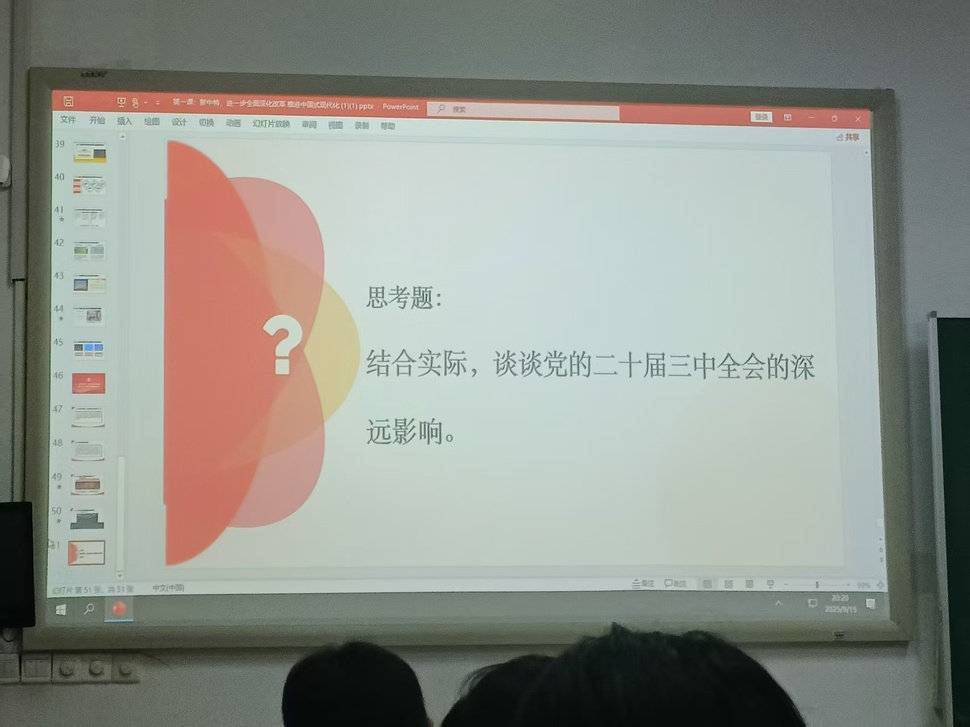
#> input picture Img/picture.jpg, 970 x 727 px, shrunk from 1706 x 1279 before the run
$ python photo_watermark.py Img/picture.jpg
#> lines starting #> are read from the running program, lines starting #| are printed output that depends on the picture
#!/usr/bin/env python3
# -*- coding: utf-8 -*-
"""
Photo Watermark Program
为图片添加基于EXIF拍摄时间的水印
"""

import os
import sys
import argparse
from datetime import datetime
from PIL import Image, ImageDraw, ImageFont
from PIL.ExifTags import TAGS
import glob

def get_exif_datetime(image_path):
    """
    从图片的EXIF信息中提取拍摄时间
    返回格式化的日期字符串 (YYYY-MM-DD)
    """
    try:
        with Image.open(image_path) as image:
            exifdata = image.getexif()

            # 查找日期时间信息
            datetime_str = None
            for tag_id in exifdata:
                tag = TAGS.get(tag_id, tag_id)
                data = exifdata.get(tag_id)

                # 查找拍摄时间相关的标签
                if tag in ['DateTime', 'DateTimeOriginal', 'DateTimeDigitized']:
                    if data:
                        datetime_str = data
                        break

            if datetime_str:
                # 解析EXIF日期格式 (YYYY:MM:DD HH:MM:SS)
                try:
                    dt = datetime.strptime(datetime_str, '%Y:%m:%d %H:%M:%S')
                    return dt.strftime('%Y-%m-%d')
                except ValueError:
                    pass

            # 如果没有找到EXIF日期，使用文件修改时间
            file_time = os.path.getmtime(image_path)
            dt = datetime.fromtimestamp(file_time)
            return dt.strftime('%Y-%m-%d')

    except Exception as e:
        print(f"读取EXIF信息失败 {image_path}: {e}")
        # 使用文件修改时间作为备选
        try:
            file_time = os.path.getmtime(image_path)
            dt = datetime.fromtimestamp(file_time)
            return dt.strftime('%Y-%m-%d')
        except:
            return datetime.now().strftime('%Y-%m-%d')

def get_text_position(img_width, img_height, text_width, text_height, position):
    """
    根据位置参数计算文本的坐标
    """
    positions = {
        'top-left': (10, 10),
        'top-center': ((img_width - text_width) // 2, 10),
        'top-right': (img_width - text_width - 10, 10),
        'center-left': (10, (img_height - text_height) // 2),
        'center': ((img_width - text_width) // 2, (img_height - text_height) // 2),
        'center-right': (img_width - text_width - 10, (img_height - text_height) // 2),
        'bottom-left': (10, img_height - text_height - 10),
        'bottom-center': ((img_width - text_width) // 2, img_height - text_height - 10),
        'bottom-right': (img_width - text_width - 10, img_height - text_height - 10)
    }
    return positions.get(position, positions['bottom-right'])

def add_watermark(image_path, output_path, font_size=24, color='white', position='bottom-right'):
    """
    为图片添加水印
    """
#> called with image_path = 'Img/picture.jpg', output_path = 'Img_watermark/picture_watermark.jpg', font_size = 24, color = 'white', position = 'bottom-right'
    try:
        # 打开图片
        with Image.open(image_path) as image:
            # 转换为RGB模式（如果是RGBA，保持透明度）
#> image is the input picture: PIL image 970x727 RGB; mean R, G, B 145, 148, 140.4
            if image.mode != 'RGB' and image.mode != 'RGBA':
                image = image.convert('RGB')

            # 获取拍摄时间
            date_str = get_exif_datetime(image_path)

            # 创建绘图对象
            draw = ImageDraw.Draw(image)

            # 尝试加载字体，如果失败则使用默认字体
            try:
                font = ImageFont.truetype("/System/Library/Fonts/Arial.ttf", font_size)
            except:
                try:
                    font = ImageFont.truetype("arial.ttf", font_size)
                except:
                    font = ImageFont.load_default()

            # 获取文本尺寸
            bbox = draw.textbbox((0, 0), date_str, font=font)
#> bbox = (0, 5, 139, 23)
            text_width = bbox[2] - bbox[0]
#> text_width = 139
            text_height = bbox[3] - bbox[1]
#> text_height = 18

            # 计算文本位置
            x, y = get_text_position(image.width, image.height, text_width, text_height, position)
#> x = 821; y = 699

            # 添加阴影效果（可选）
            shadow_offset = 2
            draw.text((x + shadow_offset, y + shadow_offset), date_str, font=font, fill='black')

            # 绘制文本
            draw.text((x, y), date_str, font=font, fill=color)

            # 保存图片
            image.save(output_path, quality=95)
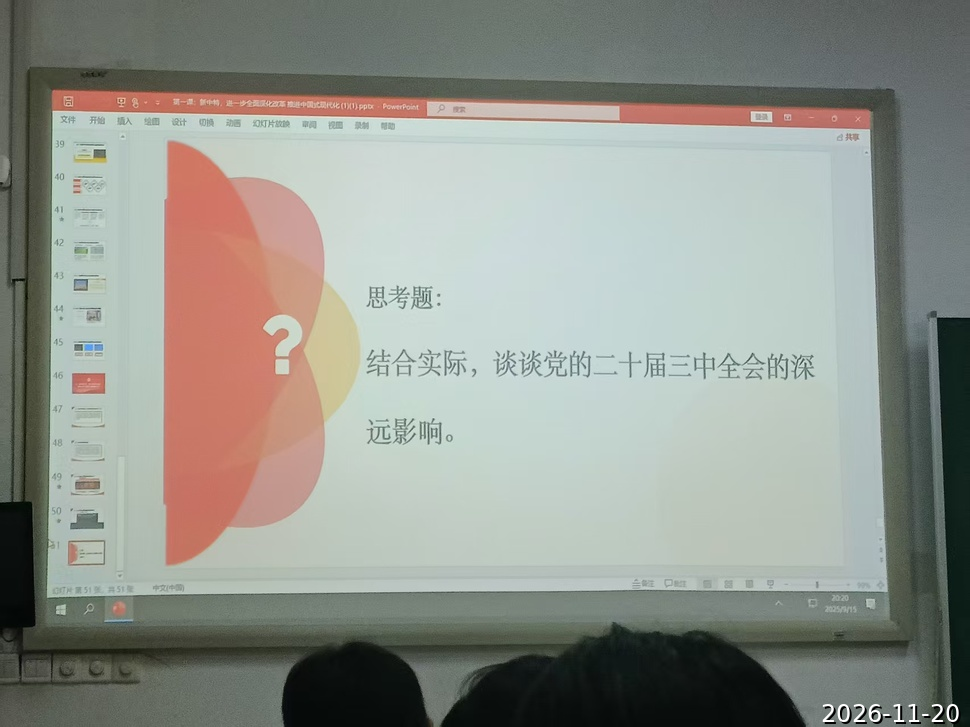
#> saved as picture_watermark.jpg: PIL image 970x727 RGB; mean R, G, B 145.1, 148, 140.4
            print(f"✓ 已处理: {os.path.basename(image_path)} -> {os.path.basename(output_path)}")

    except Exception as e:
        print(f"✗ 处理失败 {image_path}: {e}")

def process_directory(input_dir, font_size=24, color='white', position='bottom-right'):
    """
    处理目录中的所有图片文件
    """
    # 支持的图片格式
    image_extensions = ['*.jpg', '*.jpeg', '*.png', '*.bmp', '*.tiff', '*.tif']

    # 创建输出目录 - 在原目录名后添加_watermark
    # 如果input_dir以/结尾，去掉末尾的/
    clean_dir = input_dir.rstrip('/')
    output_dir = f"{clean_dir}_watermark"
    os.makedirs(output_dir, exist_ok=True)

    # 查找所有图片文件
    image_files = []
    for ext in image_extensions:
        image_files.extend(glob.glob(os.path.join(input_dir, ext)))
        image_files.extend(glob.glob(os.path.join(input_dir, ext.upper())))

    if not image_files:
        print(f"在目录 {input_dir} 中没有找到支持的图片文件")
        return

    print(f"找到 {len(image_files)} 个图片文件")
    print(f"输出目录: {output_dir}")
    print("-" * 50)

    # 处理每个图片文件
    for image_path in image_files:
        filename = os.path.basename(image_path)
        name, ext = os.path.splitext(filename)
        output_path = os.path.join(output_dir, f"{name}_watermark{ext}")
        add_watermark(image_path, output_path, font_size, color, position)

def main():
    """
    主函数
    """
    parser = argparse.ArgumentParser(description='为图片添加基于EXIF拍摄时间的水印')
    parser.add_argument('input_path', help='输入图片文件或目录路径')
    parser.add_argument('-s', '--size', type=int, default=24, help='字体大小 (默认: 24)')
    parser.add_argument('-c', '--color', default='white', help='水印颜色 (默认: white)')
    parser.add_argument('-p', '--position',
                       choices=['top-left', 'top-center', 'top-right',
                               'center-left', 'center', 'center-right',
                               'bottom-left', 'bottom-center', 'bottom-right'],
                       default='bottom-right', help='水印位置 (默认: bottom-right)')

    args = parser.parse_args()

    # 检查输入路径
    if not os.path.exists(args.input_path):
        print(f"错误: 路径 {args.input_path} 不存在")
        sys.exit(1)

    print("=" * 60)
    print("Photo Watermark Program")
    print("=" * 60)
    print(f"输入路径: {args.input_path}")
    print(f"字体大小: {args.size}")
    print(f"水印颜色: {args.color}")
    print(f"水印位置: {args.position}")
    print("=" * 60)

    if os.path.isfile(args.input_path):
        # 处理单个文件
        filename = os.path.basename(args.input_path)
        name, ext = os.path.splitext(filename)
        # 获取文件所在目录，并在目录名后添加_watermark
        file_dir = os.path.dirname(args.input_path)
        if file_dir:  # 如果文件不在当前目录
            output_dir = f"{file_dir}_watermark"
        else:  # 如果文件在当前目录
            output_dir = f"{os.path.basename(os.getcwd())}_watermark"
        os.makedirs(output_dir, exist_ok=True)
        output_path = os.path.join(output_dir, f"{name}_watermark{ext}")
        add_watermark(args.input_path, output_path, args.size, args.color, args.position)
    else:
        # 处理目录
        process_directory(args.input_path, args.size, args.color, args.position)

    print("=" * 60)
    print("处理完成!")

if __name__ == "__main__":
    main()
